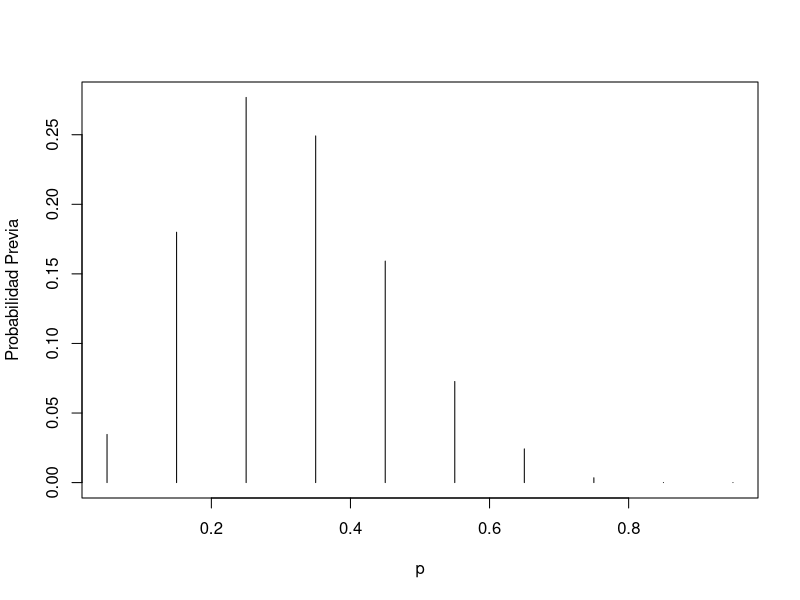
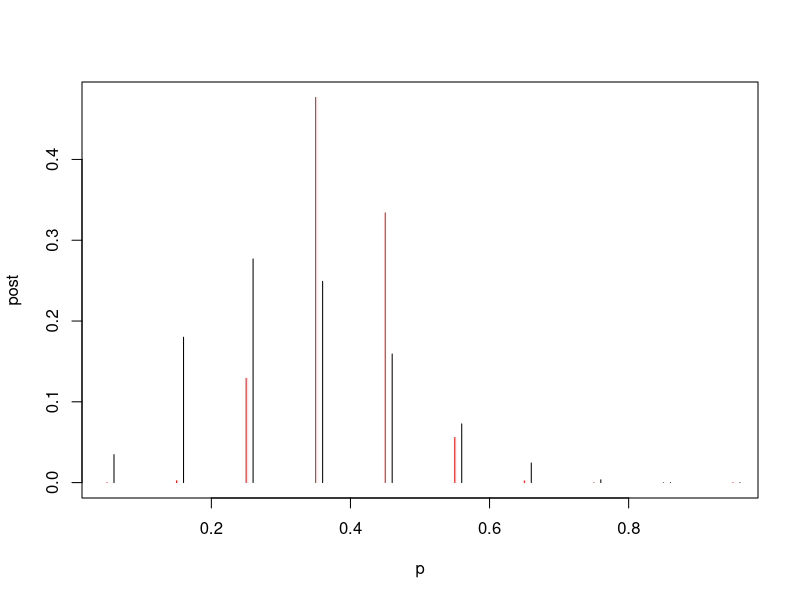
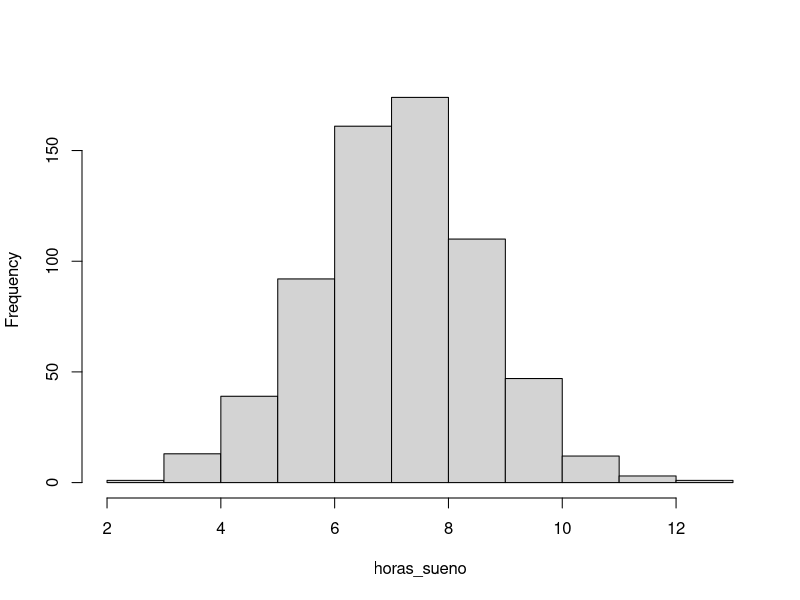
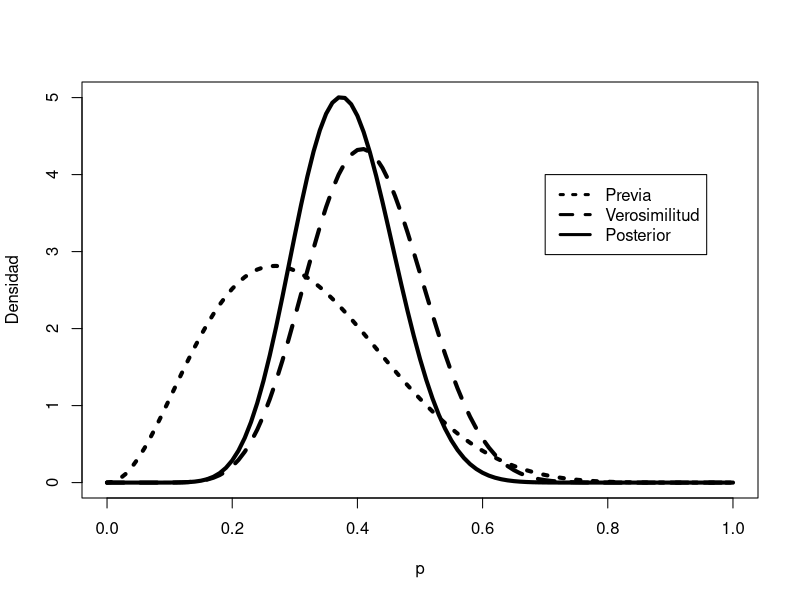
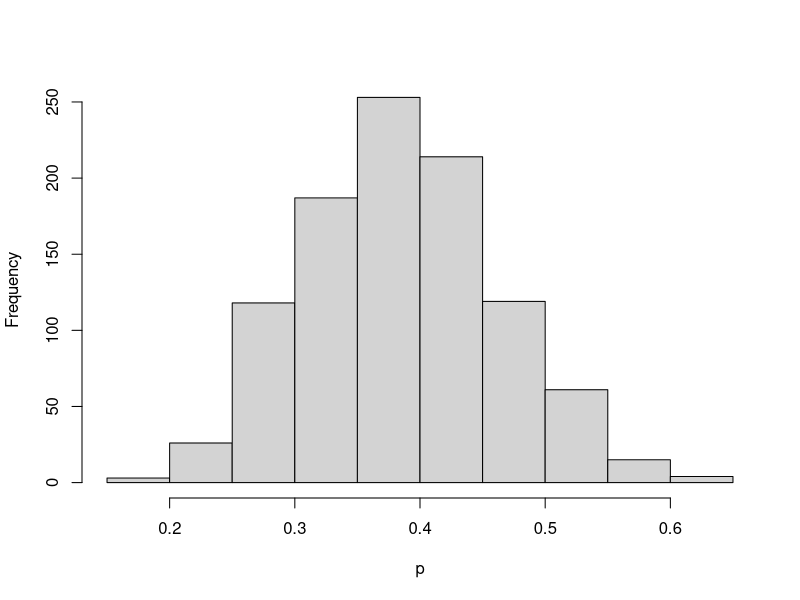
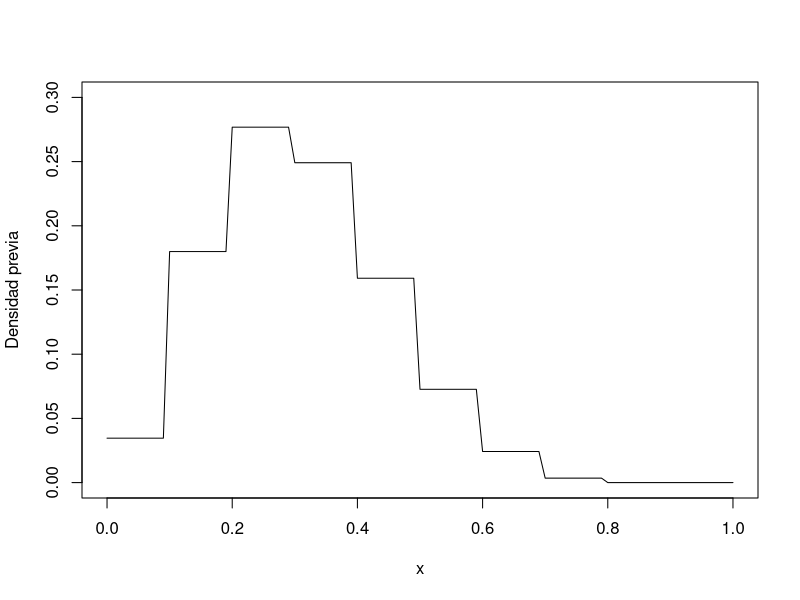
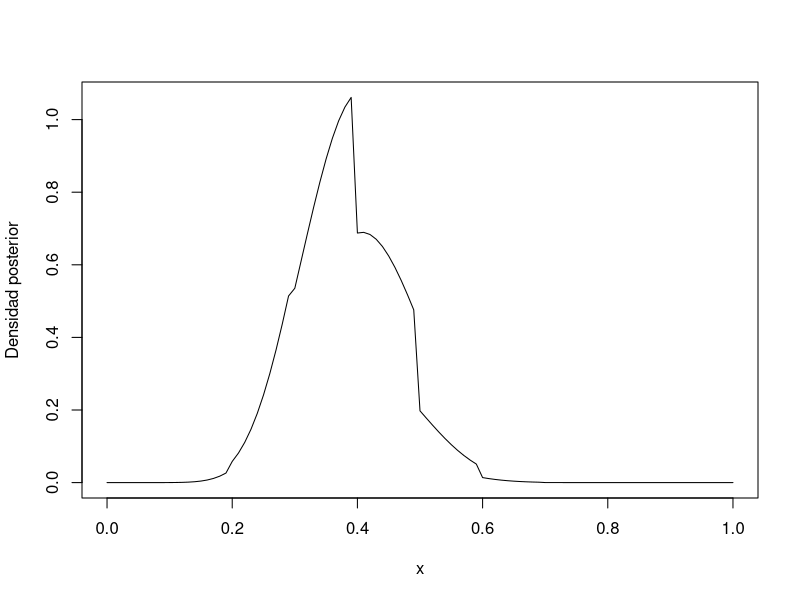
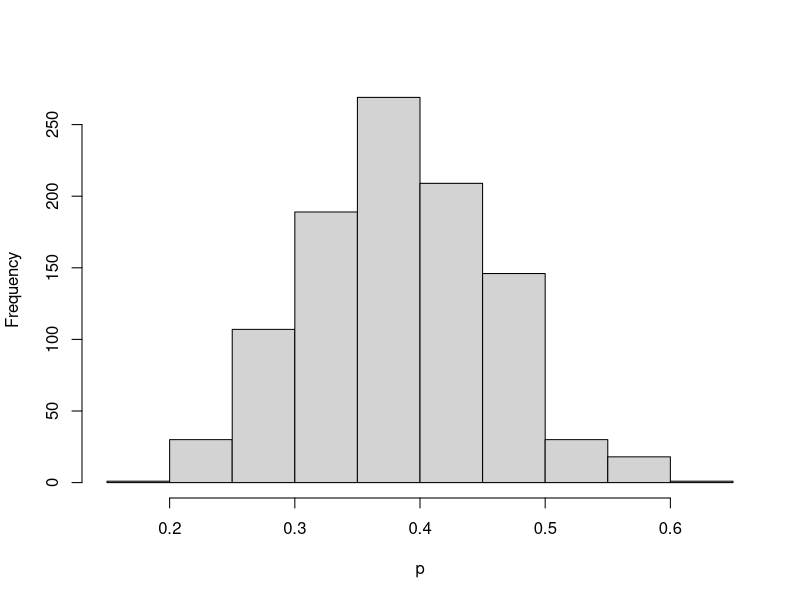

The R script that drew these images, in order: (Note: this script raises an error after producing the figures.)
## ---- chunk 1
(p <- seq(0.05, 0.95, by = 0.1))
(prior <- c(1, 5.2, 8, 7.2, 4.6, 2.1, 0.7, 0.1, 0, 0))
(prior <- prior / sum(prior))
plot(p, prior, type = "h", ylab = "Probabilidad Previa")
## ---- chunk 2
library(LearnBayes)
data <- c(11, 16)
post <- pdisc(p, prior, data)
round(cbind(p, prior, post), 2)
## ---- chunk 3
plot(p, post, type = "h", col = "red")
lines(p + 0.01, prior , type = "h")
## ---- chunk 4
	data("studentdata")
## ---- chunk 5
horas_sueno <- studentdata$WakeUp - studentdata$ToSleep
horas_sueno <- na.omit(horas_sueno)
summary(horas_sueno)
hist(horas_sueno, main = "")
## ---- chunk 6
quantile2 <- list(p = .9, x = .5)
quantile1 <- list(p = .5, x = .3)
ab <- beta.select(quantile1, quantile2)

a <- ab[1]
b <- ab[2]
s <- 11
f <- 16

## ---- chunk 7
curve(
  dbeta(x, a + s, b + f),
  from = 0,
  to = 1,
  xlab = "p",
  ylab = "Densidad",
  lty = 1,
  lwd = 4
)
curve(dbeta(x, s + 1, f + 1),
      add = TRUE,
      lty = 2,
      lwd = 4)
curve(dbeta(x, a, b),
      add = TRUE,
      lty = 3,
      lwd = 4)
legend(
  .7,
  4,
  c("Previa", "Verosimilitud", "Posterior"),
  lty = c(3, 2, 1),
  lwd = c(3, 3, 3)
)
## ---- chunk 8
1 - pbeta(0.5, a + s, b + f)
## ---- chunk 9
qbeta(c(0.05, 0.95), a + s, b + f)
## ---- chunk 10
ps <-  rbeta(1000, a + s, b + f)
hist(ps, xlab = "p", main = "")
## ---- chunk 11

sum(ps >= 0.5)/1000
## ---- chunk 12
quantile(ps, c(0.05, 0.95))
## ---- chunk 13
midpt <- seq(0.05, 0.95, by = 0.1)
prior <- c(1, 5.2,  8, 7.2, 4.6, 2.1, 0.7, 0.1, 0, 0)
prior <- prior / sum(prior) 
## ---- chunk 14
curve(
  histprior(x, midpt, prior),
  from = 0,
  to = 1,
  ylab = "Densidad previa",
  ylim = c(0, .3)
)
## ---- chunk 15
	curve(
	histprior(x, midpt, prior) * dbeta(x, s + 1, f + 1),
	from = 0,
	to = 1,
	ylab = "Densidad posterior"
	)
## ---- chunk 16
p = seq(0, 1, length = 1000)
post = histprior(p, midpt, prior) * dbeta(p, s + 1, f + 1)
post = post / sum(post)
## ---- chunk 17
ps <- sample(p, replace = TRUE, prob = post)
hist(ps, xlab = "p", main = "")
## ---- chunk 18
knitr::asis_output(if (knitr:::is_latex_output()) {
  '
\\begin{tabular}{p{6cm}|p{6cm}}
\\toprule
\\multicolumn{2}{c}{Tira la moneda y decide si va a la izquierda o la derecha} \\\\
\\midrule
\\multicolumn{2}{c}{Tiene dos opciones} \\\\
\\midrule \\midrule
Si el lugar nuevo tiene \\textbf{MÁS} personas que el actual salta a ese lugar 
&	Si el lugar nuevo tiene \\textbf{MENOS} personas entonces calcula la probabilidad de moverse como $p_{moverse} = P_{nuevo}/P_{actual}$. 

Entonces el viajero tira un número aleatorio del 0 al 1 y si este	menor que $(p_{moverse}$ entonces se mueve. 

Si tira un número mayor a $p_{moverse}$ se queda donde está. \\\\
\\bottomrule
\\end{tabular}
'
  
} else {
  '<table>
	<TR>
	<TD style = "text-align:center", COLSPAN="2">Tira la moneda y decide
	si va a la izquierda o la derecha</TD>
	</TR>
	<TR>
	<TD style = "text-align:center" COLSPAN="2">Tiene dos opciones</TD>
	</TR>
	<TR>
	<TD>Si el lugar nuevo tiene **MÁS** personas que el actual salta a ese
	lugar</TD>
	<TD>Si el lugar nuevo tiene **MENOS** personas entonces calcula la
	probabilidad de moverse como $p_{moverse} = P_{nuevo}/P_{actual}$.

	Entonces el viajero tira un número aleatorio del 0 al 1 y si este
	menor que $p_{moverse}$ entonces se mueve.

	Si tira un número mayor a $p_{moverse}$ se queda donde está. </TD>
</TR>
</table>'
})
## ---- chunk 19
P <- 1:7

pos_actual <- sample(P, 1)
pos_nueva <- pos_actual

n_pasos <- 50000
trayectoria <- numeric(n_pasos)

trayectoria[1] <- pos_actual

for (k in 2:n_pasos) {
		#Tira la moneda para decidir

		moneda <-   rbinom(1, 1, 0.5)
		# moneda  es 0 o 1
		pos_nueva <- pos_actual
		if (moneda == 1 & (pos_actual + 1) <= 7) {
				pos_nueva = pos_actual + 1
			} else if (moneda == 0 & (pos_actual - 1) >= 1) {
				pos_nueva <- pos_actual - 1
			}

		p_moverse <-  min(pos_nueva / pos_actual, 1)

		hay_movimiento <- 1 - p_moverse <= runif(1)

		if (hay_movimiento) {
				pos_actual <- pos_nueva
			}

		trayectoria[k] <- pos_nueva
	}

## ---- chunk 20
df <- data.frame(x = 1:n_pasos, P = trayectoria)

ggplot(df[1:200, ]) +
  geom_line(aes(x, P)) +
  coord_flip() +
  theme_minimal(base_size = 16)


ggplot(df) +
  geom_histogram(aes(P), stat = "count") +
  theme_minimal(base_size = 16)

## ---- chunk 21
mean(trayectoria) 
sd(trayectoria) 
## ---- chunk 22
# Carga de datos observados
datos_observados <- c(rep(0, 6), rep(1, 14))

# Función de verosimilitud Binomial
verosimilitud <- function(theta, data) {
  z <- sum(data)
  N <- length(data)
  pDatosDadoTheta <- theta ^ z * (1 - theta) ^ (N - z)
  # Es para asegurarse que los datos caigan en [0,1].
  pDatosDadoTheta[theta > 1 | theta < 0] <- 0
  return(pDatosDadoTheta)
}

# densidad previa
previa <- function(theta) {
  pTheta <- dbeta(theta, 1, 1)
  # Es para asegurarse que los datos caigan en [0,1].
  pTheta[theta > 1 | theta < 0] <- 0
  return(pTheta)
}

# densidad posterior
posterior <- function(theta, data) {
  posterior <- verosimilitud(theta, data) * previa(theta)
  return(posterior)
}

n_pasos <- 50000

trayectoria <- rep(0, n_pasos)

# Valor inicial
trayectoria[1] <- 0.01

n_aceptados <- 0
n_rechazados <- 0


sigma <- 0.2

for (t in 2:(n_pasos - 1)) {
  pos_actual <- trayectoria[t]
  
  salto_propuesto <- rnorm(1, mean = 0, sd = sigma)
  
  proba_aceptacion <-
    min(
      1,
      posterior(pos_actual + salto_propuesto,
                datos_observados) / posterior(pos_actual, datos_observados)
    )
  
  # Aceptamos el salto?
  if (runif(1) < proba_aceptacion) {
    # Aceptados
    trayectoria[t + 1] <- pos_actual + salto_propuesto
    n_aceptados <- n_aceptados + 1
  } else {
    # Rechazos
    trayectoria[t + 1] <- pos_actual
    n_rechazados <- n_rechazados + 1
  }
}


## ---- chunk 23
df <- data.frame(x = 1:n_pasos, P = trayectoria)

ggplot(df[1:500,]) +
  geom_line(aes(x, P), size = 0.5) +
  coord_flip() +
  theme_minimal(base_size = 16)

ggplot(df) +
  geom_histogram(aes(P, y = ..density..), color = "white") +
  theme_minimal(base_size = 16)
